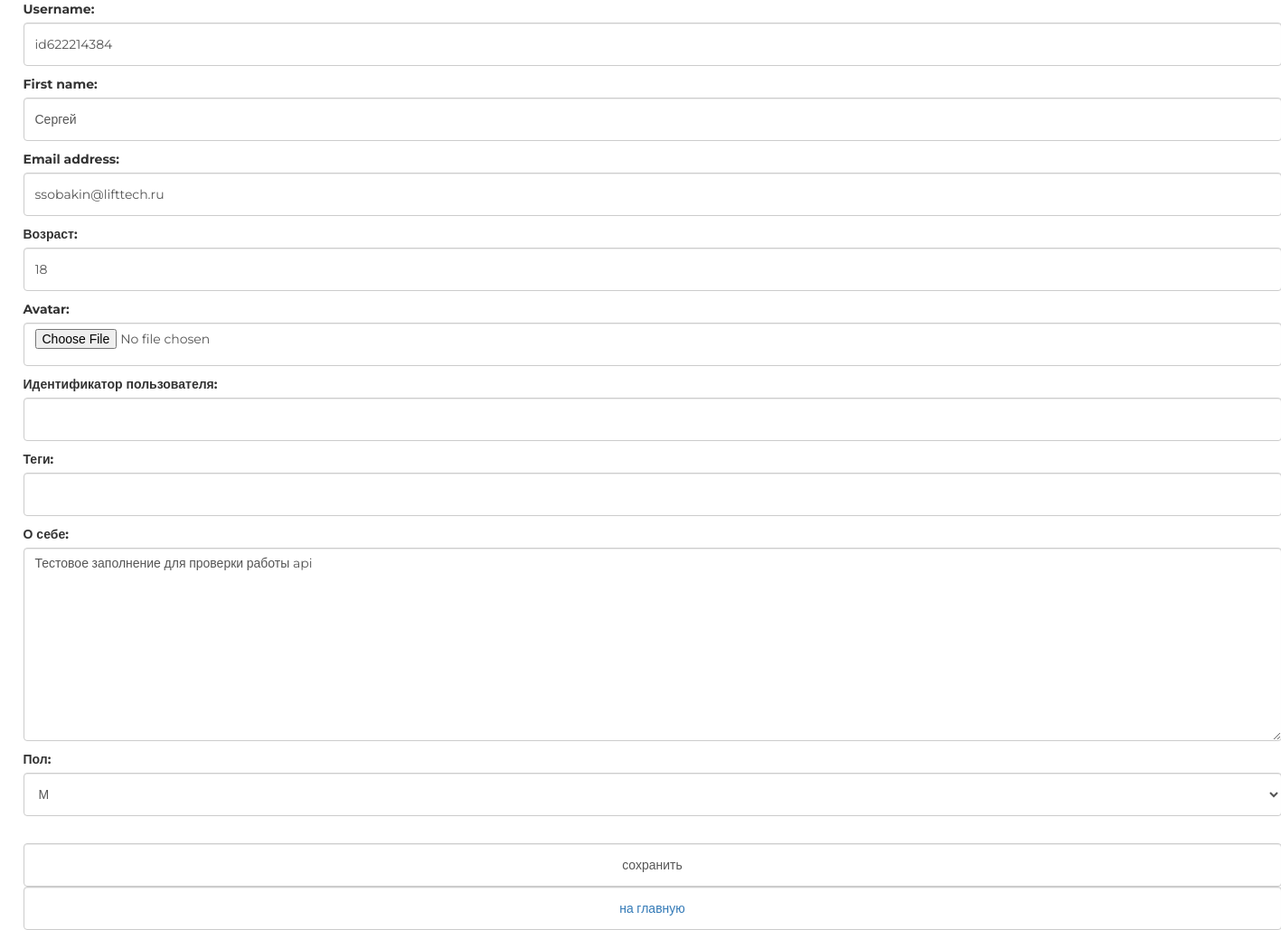
Screenshot of /auth/edit/ (signed in) with the database file from the repository.
### authapp/models.py (models this page shows, shortened)
class ShopUser(AbstractUser):
    avatar = models.ImageField(upload_to='users_avatars', blank=True)
    age = models.PositiveIntegerField(verbose_name = 'возраст', default=18)
    activation_key = models.CharField(max_length=128, blank=True)
    activation_key_expires = models.DateTimeField( default=(now() + timedelta(hours=48)))

class ShopUserProfile(models.Model):
    MALE = 'M'
    FEMALE = 'W'
    GENDER_CHOICES = (
        (MALE, 'М'),
        (FEMALE, 'Ж'),
    )
    user = models.OneToOneField(ShopUser, unique=True, null=False, db_index=True, on_delete=models.CASCADE)
    vk_id = models.CharField(verbose_name='идентификатор пользователя', max_length=128, blank=True)
    tagline = models.CharField(verbose_name='теги', max_length=128, blank=True)
    aboutMe = models.TextField(verbose_name='о себе', max_length=512, blank=True)
    gender = models.CharField(verbose_name='пол', max_length=1, choices=GENDER_CHOICES, blank=True)

### authapp/views.py (the view)
# urls.py: path('edit/', authapp.edit, name='edit'),
@transaction.atomic
def edit(request):
    title = 'редактирование'
    if request.method == 'POST':
        edit_form = ShopUserEditForm(request.POST, request.FILES, instance=request.user)
        profile_form = ShopUserProfileEditForm(request.POST, instance=request.user.shopuserprofile)
        if edit_form.is_valid() and profile_form.is_valid():
            edit_form.save()
            return HttpResponseRedirect(reverse('auth:edit'))
    else:
        edit_form = ShopUserEditForm(instance=request.user)
        profile_form = ShopUserProfileEditForm(
            instance=request.user.shopuserprofile
        )
    content = {
        'title': title,
        'edit_form': edit_form,
        'profile_form': profile_form
    }
    return render(request, 'authapp/edit.html', content)

### authapp/forms.py (shortened to what this page needs)
class ShopUserEditForm(UserChangeForm):
    class Meta:
        model = ShopUser
        fields = ('username', 'first_name', 'email', 'age', 'avatar')
    def __init__(self, *args, **kwargs):
        super(ShopUserEditForm, self).__init__(*args, **kwargs)
        for field_name, field in self.fields.items():
            field.widget.attrs['class'] = 'form-control'
            field.help_text = ''
            if field_name == 'password':
                field.widget = forms.HiddenInput()

class ShopUserProfileEditForm(forms.ModelForm):
    class Meta:
        model = ShopUserProfile
        fields = ('vk_id', 'tagline', 'aboutMe', 'gender')
    def __init__(self, *args, **kwargs):
        super(ShopUserProfileEditForm, self).__init__(*args, **kwargs)
        for field_name, field in self.fields.items():
            field.widget.attrs['class'] = 'form-control'

### mainapp/context_processors.py (called while the page is built)
def basket(request):
   print(f'context processor basket works')
   basket = []
   if request.user.is_authenticated:
       basket = Basket.objects.filter(user=request.user)
   return {
       'basket': basket,
   }

### authapp/templates/authapp/edit.html (shortened to what this page needs)
{% extends 'authapp/base.html' %}
{% block content %}
    <form class="form-horizontal" action="{% url 'auth:edit' %}" method="post" enctype="multipart/form-data">
        {{ edit_form.as_p }}
        {{ profile_form.as_p }}
        <br>
        <input class="form-control" type="submit" value="сохранить">
    </form>
    <button class="form-control">
        <a href="{% url 'main' %}" class="">
            на главную
        </a>
    </button>
{% endblock %}

### static/css/style.css (style rules this page uses)
* { margin: 0; padding: 0; box-sizing: content-box; }
body { font-family: 'Montserrat', sans-serif; }

### rows the page displays
ShopUser: username "id622214384", first_name "Сергей", email "ssobakin@lifttech.ru", age "18"
ShopUserProfile: aboutMe "Тестовое заполнение для проверки работы api", gender "М"
